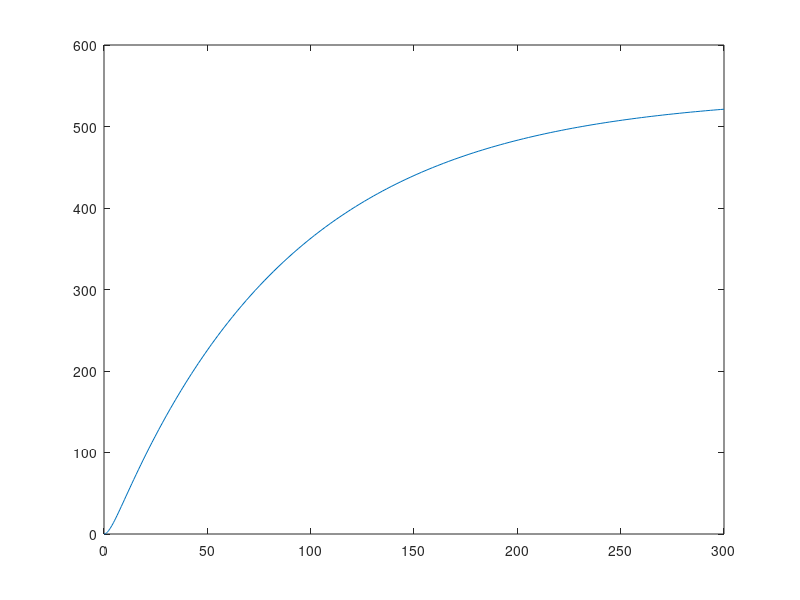

Reproduce this figure in MATLAB.
function valid_71
% time is in minutes
tspan=[0 300]; 

xzero=[0;0];

% parameter values  (Time is in minutes)

a=0.1*60;
b=0.0058*60;
c=0.006*60;
d=0.000192*60;

[t,y]=ode45(@g,tspan,xzero);
figure
plot(t,y(:,2))


function y=g(t,x)
y=[a-b*x(1); c*x(1)-d*x(2)];
end


end


